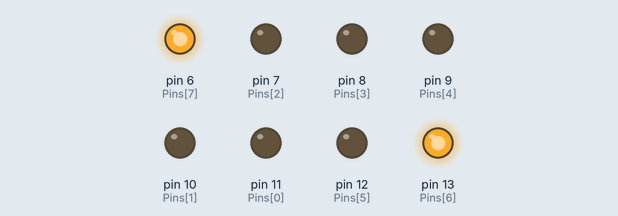
Bench run of a sketch on a simulated Arduino Uno, built with avr-gcc and run on an emulated ATmega328P. On the bench: output pins drawn as LEDs (lit = HIGH).

Above: at 0.5 s.
At 1.5 s:
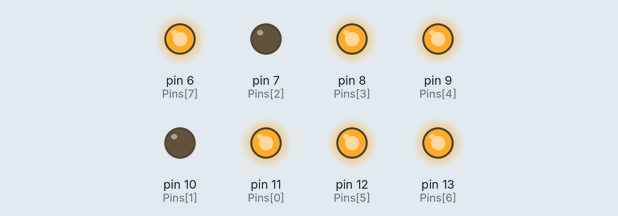
At 2.5 s:
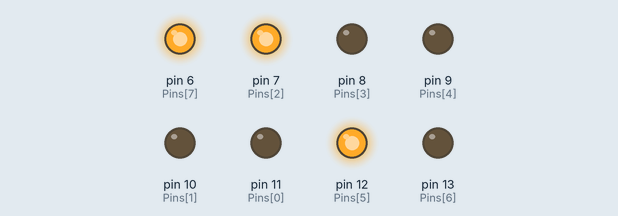
At 4.5 s:
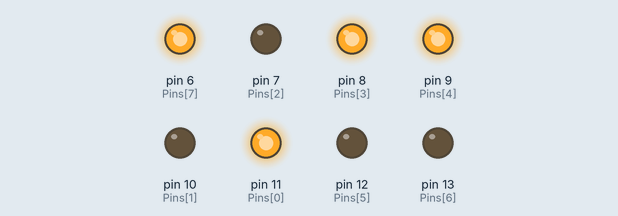
At 6.5 s:
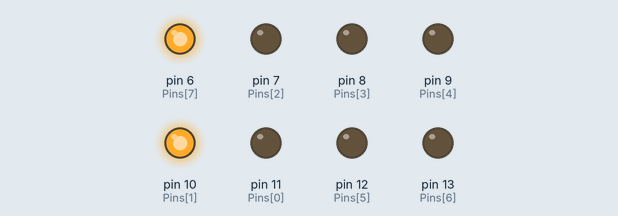
At 9.5 s:
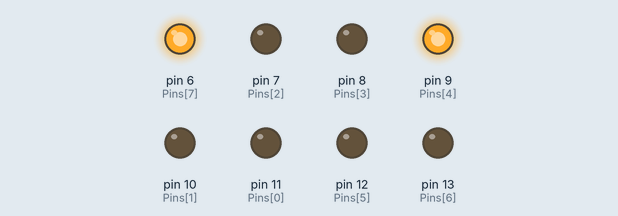
Timing chart, 0 to 11.5 s (numbered marks = the images above):
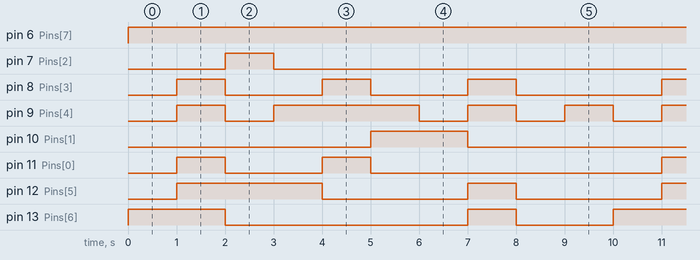

The sketch:

Display.ino
```cpp
const int Pins[8] = {
  11,10,7,8,9,12,13,6
};

const int Numbers[10][8] = {
  {LOW,LOW,LOW,LOW,LOW,LOW,HIGH,HIGH},
  {HIGH,LOW,LOW,HIGH,HIGH,HIGH,HIGH,HIGH},
  {LOW,LOW,HIGH,LOW,LOW,HIGH,LOW,HIGH},
  {LOW,LOW,LOW,LOW,HIGH,HIGH,LOW,HIGH},
  {HIGH,LOW,LOW,HIGH,HIGH,LOW,LOW,HIGH},
  {LOW,HIGH,LOW,LOW,HIGH,LOW,LOW,HIGH},
  {LOW,HIGH,LOW,LOW,LOW,LOW,LOW,HIGH},
  {LOW,LOW,LOW,HIGH,HIGH,HIGH,HIGH,HIGH},
  {LOW,LOW,LOW,LOW,LOW,LOW,LOW,HIGH},
  {LOW,LOW,LOW,LOW,HIGH,LOW,LOW,HIGH},
};

void SetNumber (int number) {
  int i = 0;
  for (int level : Numbers[number]) {
    digitalWrite(Pins[i], level);
    i++;
  }
}

void setup() {
  for (int pin : Pins) {
    pinMode(pin, OUTPUT);
  }
}

void loop() {
  for (int i = 0; i < 10; i++) {
    SetNumber(i);
    delay(1000);
  }
}
```

Measured:
- by itself, pin 6 (Pins[7]): LOW → HIGH at 0.00 s
- by itself, pin 7 (Pins[2]): alternates HIGH for 1.0 s and LOW for 9.0 s
- by itself, pin 8 (Pins[3]): repeats every 10.0 s: 2 × (LOW 2.0 s, HIGH 1.0 s), LOW 3.0 s, HIGH 1.0 s
- by itself, pin 9 (Pins[4]): repeats every 10.0 s: LOW 1.0 s, HIGH 3.0 s, 3 × (LOW 1.0 s, HIGH 1.0 s)
- by itself, pin 10 (Pins[1]): alternates HIGH for 2.0 s and LOW for 8.0 s
- by itself, pin 11 (Pins[0]): repeats every 10.0 s: LOW 2.0 s, HIGH 1.0 s, LOW 6.0 s, HIGH 1.0 s
- by itself, pin 12 (Pins[5]): repeats every 10.0 s: LOW 3.0 s, HIGH 1.0 s, LOW 3.0 s, HIGH 3.0 s
- by itself, pin 13 (Pins[6]): repeats every 10.0 s: LOW 5.0 s, HIGH 1.0 s, LOW 2.0 s, HIGH 2.0 s
